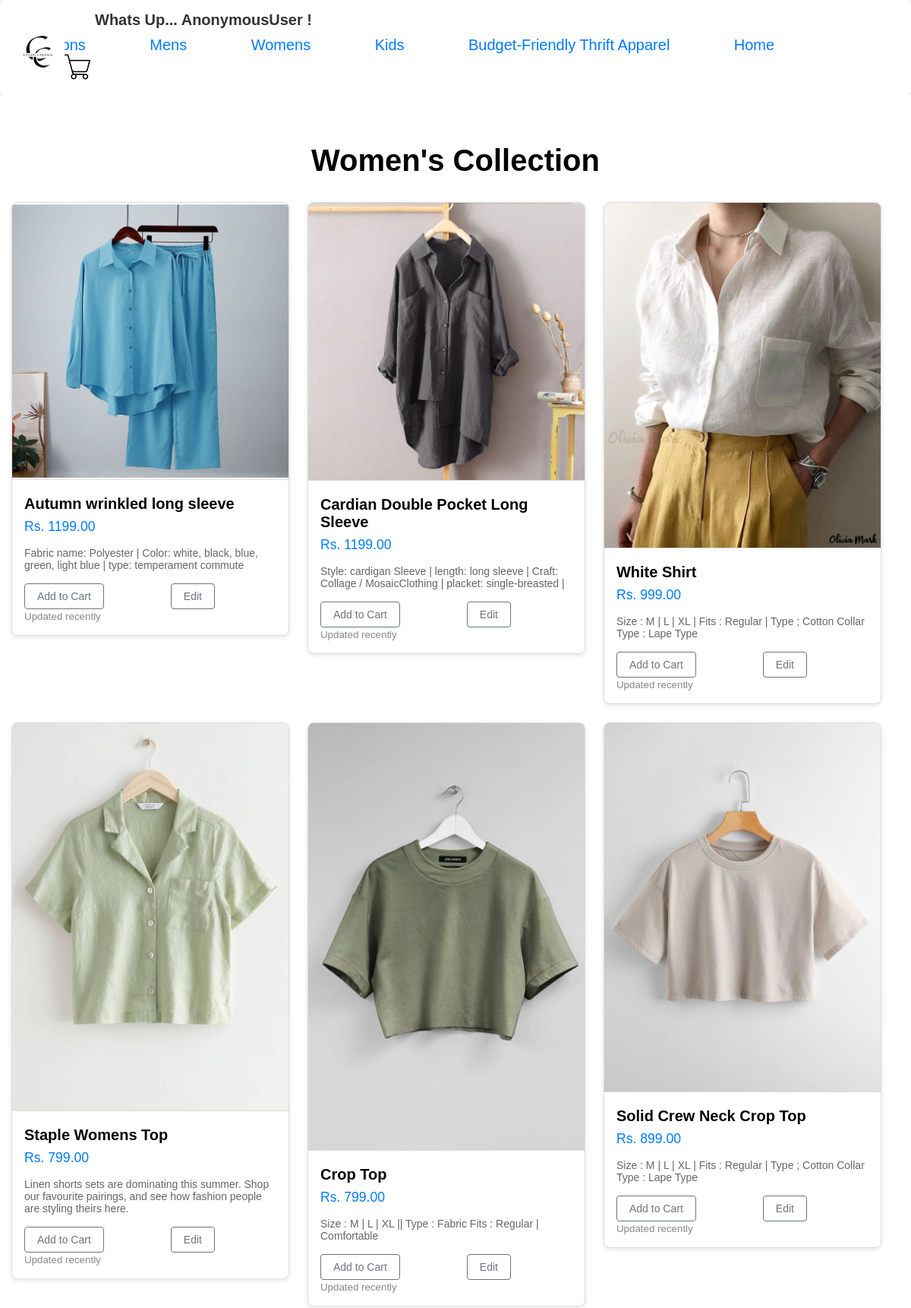
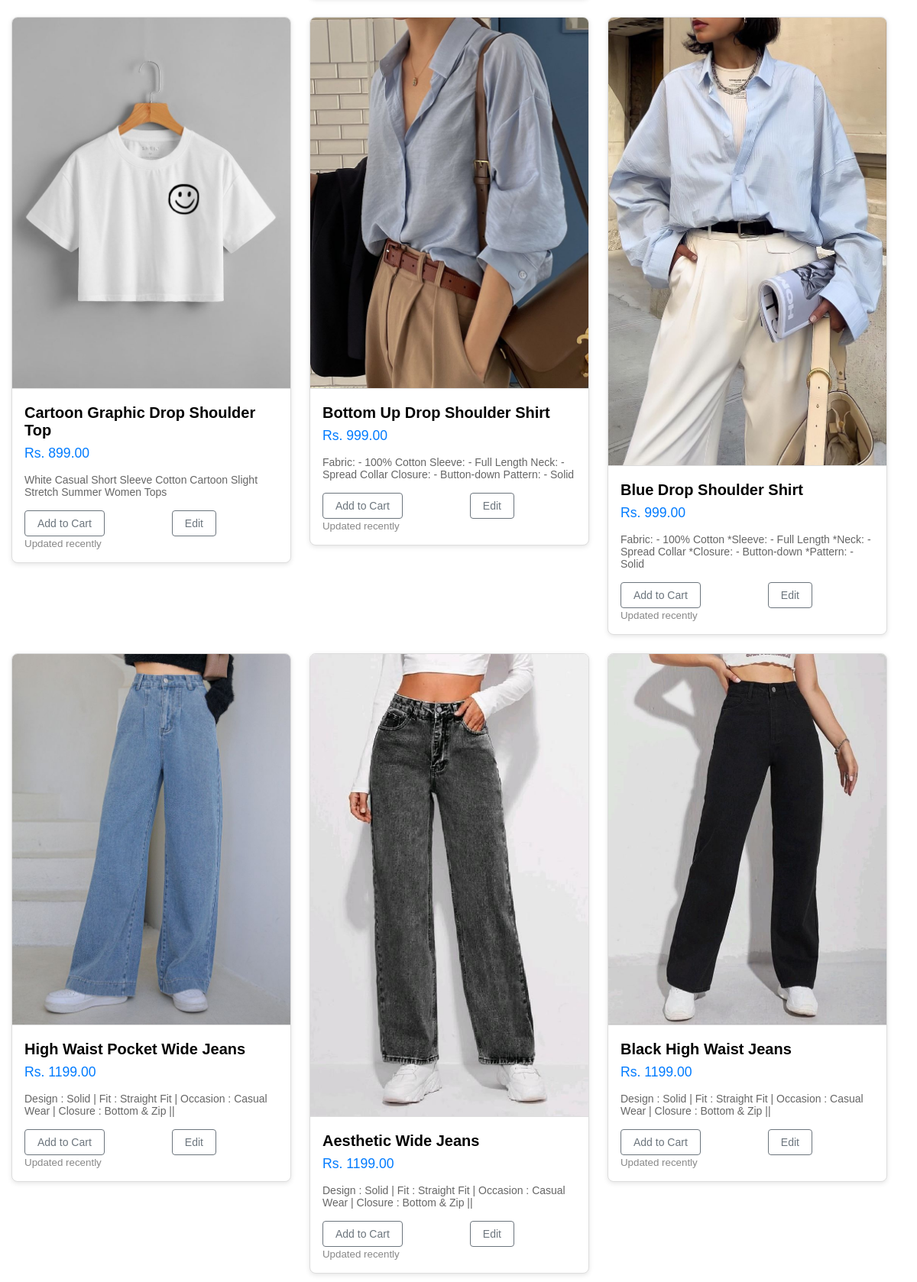
Screenshot of /wlist (upper part) with the database file from the repository (2 pictures, top to bottom).
### canva_app/models.py (models this page shows)
class Women(models.Model):
    productname=models.CharField(max_length=60)
    productprice=models.DecimalField(max_digits=10, decimal_places=2)
    description=models.TextField(max_length=600)
    image=models.ImageField(upload_to='image',default='')
    category=models.ForeignKey(Category,on_delete=models.CASCADE)
    class Meta:
        db_table='Ladies'

### canva_app/views.py (the view)
# urls.py: path('wlist',v.women_list,name='wlist'),
def women_list(request):
    if request.method == 'POST':
        f = Women(request.POST, request.FILES)
        if f.is_valid():
            f.save()
    wl = Women.objects.all()
    context = {'wl': wl}
    return render(request, 'womens.html', context)

### canva_app/templates/womens.html (shortened to what this page needs)
{% include 'base2.html' %}
{% block body %}
<!DOCTYPE html>
<html lang="en">
<head>
</head>
<body>
    <div class="album">
        <div class="container">
            <h1>Women's Collection</h1>
            <div class="row">
                {% for i in wl %}
                <div class="col">
                    <div class="card">
                        {% if i.image %}
                        <img src="{{ i.image.url }}" alt="{{ i.productname }}" style="width:100%; height: auto;">
                        {% else %}
                        <div class="card-body">
                            <p class="card-text">No image available</p>
                        </div>
                        {% endif %}
                        <div class="card-body">
                            <p class="card-title">{{ i.productname }}</p>
                            <p class="card-price">Rs. {{ i.productprice }}</p>
                            <p class="card-description">{{ i.description }}</p>
                            <div class="d-flex justify-content-between align-items-center">
                                <div class="btn-group">
                                    <a href="add_to_cart_01/{{ i.id }}" class="btn btn-sm btn-outline-secondary">Add to Cart</a>
                                    <a href="" class="btn btn-sm btn-outline-secondary">Edit</a>
                                </div>
                                <small class="text-body-secondary">Updated recently</small>
                            </div>
                        </div>
                    </div>
                </div>
                {% endfor %}
            </div>
        </div>
    </div>
</body>
</html>
{% endblock %}

### canva_app/templates/base2.html (style rules this page uses)
* { margin: 0; padding: 0; box-sizing: border-box; }
body { font-family: Arial, Helvetica, sans-serif; background-color: #faf9de; background-color: rgb(249, 247, 218); background-color: hsl(56, 74%, 93%); color: #333; padding: 10px; scroll-behavior: smooth; }
a { text-decoration: none; color: #007BFF; margin-right:80px; font-size: 20px; }

### canva_app/templates/womens.html (style rules this page uses)
body { font-family: 'Arial', sans-serif; background-color: #f5f5f5; margin: 0; padding: 0; }
.album { padding: 4rem 0; background-color: #ffffff; }
.container { max-width: 1200px; margin: 0 auto; padding: 0 15px; }
h1 { font-size: 2.5rem; color: #020001; text-align: center; margin-bottom: 2rem; }
.row { display: flex; flex-wrap: wrap; gap: 1.5rem; }
.col { flex: 1 0 100%; max-width: calc(33.3333% - 1.5rem); box-sizing: border-box; }
.card { background-color: #fff; border: 1px solid #ddd; border-radius: 8px; overflow: hidden; box-shadow: 0 2px 6px rgba(0, 0, 0, 0.1); transition: transform 0.3s ease, box-shadow 0.3s ease; }
.card img { width: 100%; height: 200px; object-fit: cover; border-bottom: 1px solid #ddd; }
.card-body { padding: 1rem; }
.card-title { font-size: 1.25rem; font-weight: 600; margin-bottom: 0.5rem; color: hwb(0 1% 99%); }
.card-price { font-size: 1.1rem; color: #007bff; margin-bottom: 1rem; }
.card-description { font-size: 0.875rem; color: #666; margin-bottom: 1rem; }
.btn-group { display: flex; gap: 0.5rem; }
.btn { display: inline-block; font-weight: 500; color: #007bff; text-align: center; cursor: pointer; background-color: transparent; border: 1px solid #007bff; padding: 0.5rem 1rem; font-size: 0.875rem; border-radius: 4px; text-decoration: none; transition: background-color 0.3s ease, color 0.3s ease; }
.btn-outline-secondary { border-color: #6c757d; color: #6c757d; }
.text-body-secondary { color: #888; }

### rows the page displays
Women: image (picture), productname "Autumn wrinkled long sleeve", productprice "1199.00", description "Fabric name: Polyester | Color: white, black, blue, green, light blue | type: temperament commute"
Women: image (picture), productname "Cardian Double Pocket Long Sleeve", productprice "1199.00", description "Style: cardigan Sleeve | length: long sleeve | Craft: Collage / MosaicClothing | placket: single-breasted |"
Women: image (picture), productname "White Shirt", productprice "999.00", description "Size : M | L | XL | Fits : Regular | Type ; Cotton Collar Type : Lape Type"
Women: image (picture), productname "Staple Womens Top", productprice "799.00", description "Linen shorts sets are dominating this summer. Shop our favourite pairings, and see how fashion people are styling theirs here."
Women: image (picture), productname "Crop Top", productprice "799.00", description "Size : M | L | XL || Type : Fabric Fits : Regular | Comfortable"
Women: image (picture), productname "Solid Crew Neck Crop Top", productprice "899.00", description "Size : M | L | XL | Fits : Regular | Type ; Cotton Collar Type : Lape Type"
Women: image (picture), productname "Cartoon Graphic Drop Shoulder Top", productprice "899.00", description "White Casual Short Sleeve Cotton Cartoon Slight Stretch Summer Women Tops"
Women: image (picture), productname "Bottom Up Drop Shoulder Shirt", productprice "999.00", description "Fabric: - 100% Cotton Sleeve: - Full Length Neck: - Spread Collar Closure: - Button-down Pattern: - Solid"
Women: image (picture), productname "Blue Drop Shoulder Shirt", productprice "999.00", description "Fabric: - 100% Cotton *Sleeve: - Full Length *Neck: - Spread Collar *Closure: - Button-down *Pattern: - Solid"
Women: image (picture), productname "High Waist Pocket Wide Jeans", productprice "1199.00", description "Design : Solid | Fit : Straight Fit | Occasion : Casual Wear | Closure : Bottom & Zip ||"
Women: image (picture), productname "Aesthetic Wide Jeans", productprice "1199.00", description "Design : Solid | Fit : Straight Fit | Occasion : Casual Wear | Closure : Bottom & Zip ||"
Women: image (picture), productname "Black High Waist Jeans", productprice "1199.00", description "Design : Solid | Fit : Straight Fit | Occasion : Casual Wear | Closure : Bottom & Zip ||"

### other values shown
{{ user }} "AnonymousUser"
